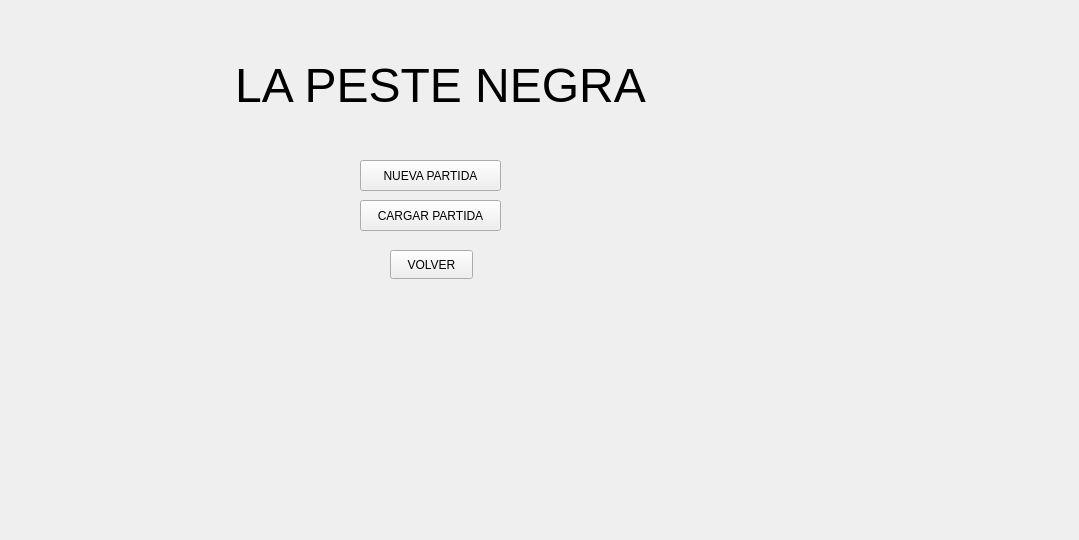
<?xml version="1.0" encoding="UTF-8"?>
<ui version="4.0">
 <class>MenuJuego</class>
 <widget class="QWidget" name="MenuJuego">
  <property name="geometry">
   <rect>
    <x>0</x>
    <y>0</y>
    <width>1079</width>
    <height>540</height>
   </rect>
  </property>
  <property name="windowTitle">
   <string>Form</string>
  </property>
  <widget class="QPushButton" name="botonNuevPartida">
   <property name="geometry">
    <rect>
     <x>360</x>
     <y>160</y>
     <width>141</width>
     <height>31</height>
    </rect>
   </property>
   <property name="text">
    <string>NUEVA PARTIDA</string>
   </property>
  </widget>
  <widget class="QPushButton" name="botonVolver">
   <property name="geometry">
    <rect>
     <x>390</x>
     <y>250</y>
     <width>83</width>
     <height>29</height>
    </rect>
   </property>
   <property name="text">
    <string>VOLVER</string>
   </property>
  </widget>
  <widget class="QPushButton" name="botonCargarPartida">
   <property name="geometry">
    <rect>
     <x>360</x>
     <y>200</y>
     <width>141</width>
     <height>31</height>
    </rect>
   </property>
   <property name="text">
    <string>CARGAR PARTIDA</string>
   </property>
  </widget>
  <widget class="QLabel" name="label_2">
   <property name="geometry">
    <rect>
     <x>200</x>
     <y>50</y>
     <width>481</width>
     <height>71</height>
    </rect>
   </property>
   <property name="styleSheet">
    <string notr="true">font: 700 9pt &quot;Segoe UI&quot;;</string>
   </property>
   <property name="text">
    <string>&lt;html&gt;&lt;head/&gt;&lt;body&gt;&lt;p align=&quot;center&quot;&gt;&lt;span style=&quot; font-size:36pt;&quot;&gt;LA PESTE NEGRA&lt;/span&gt;&lt;/p&gt;&lt;/body&gt;&lt;/html&gt;</string>
   </property>
  </widget>
 </widget>
 <resources/>
 <connections/>
</ui>
